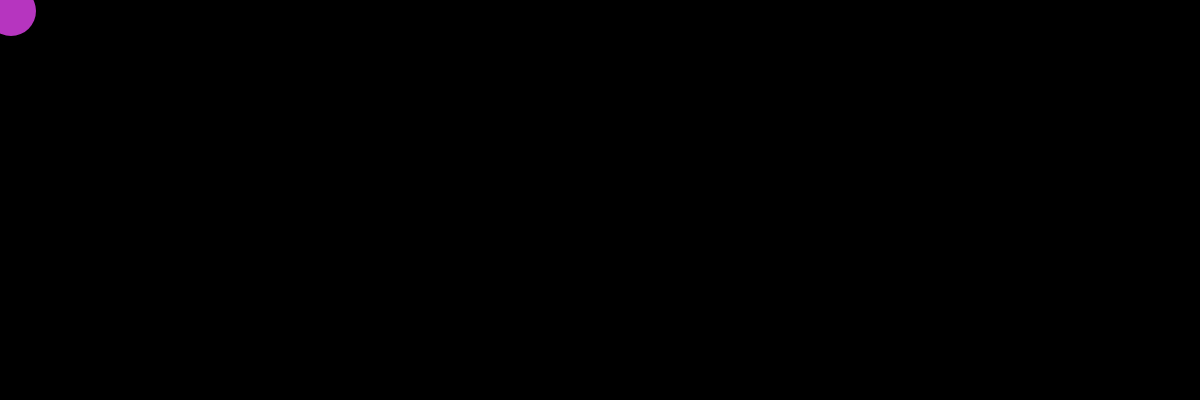
Frame 1 (no input)
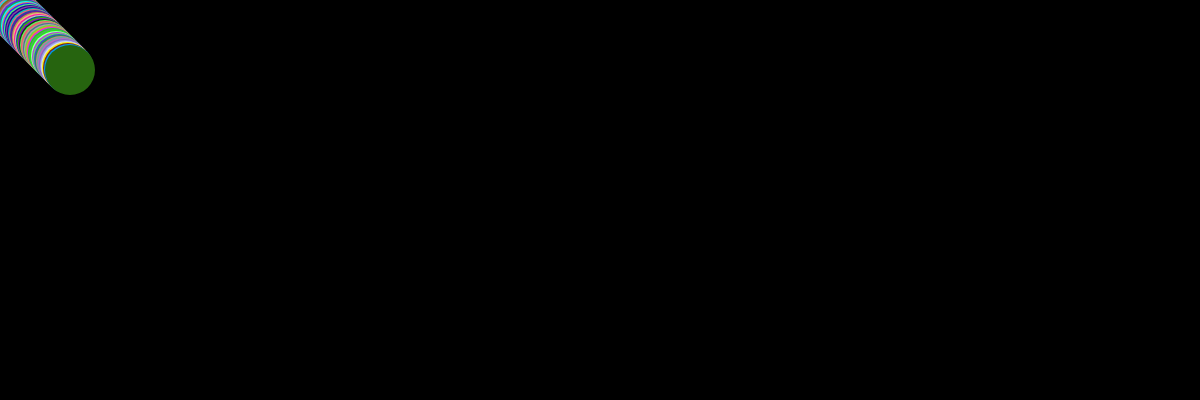
Frame 60 (no input)
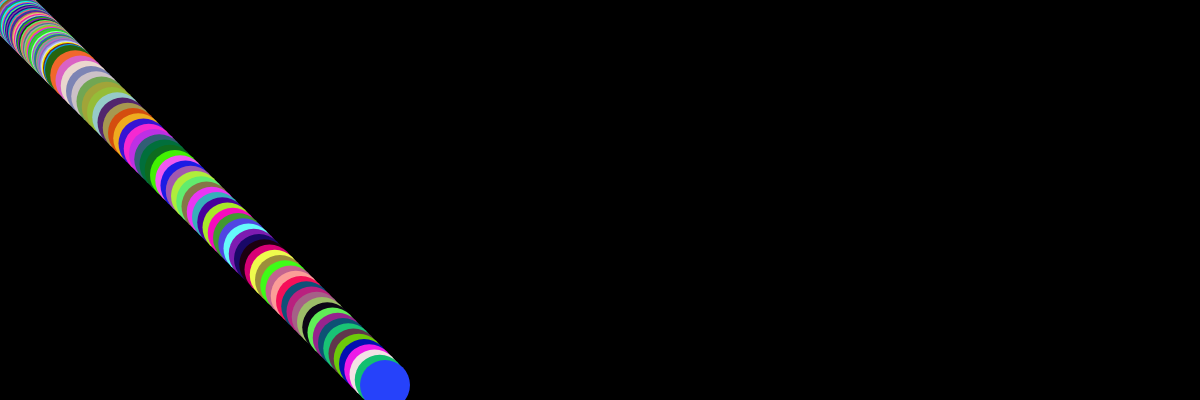
Frame 120 (the mouse pressed at the canvas centre since frame 60)

The p5.js sketch that drew these frames (run headless with seeded random() and noise() and a simulated clock; from frame 60 on, the mouse is pressed at the canvas centre):

// p5.js sketch
// ── sketch.js


let ball = {};
ball.width = 50;
ball.x = 10;
ball.y = 10;
ball.delta_x = 1;
ball.delta_y = 1;
ball.scale_x = 1;
ball.scale_y = 1;

function setup() {
    createCanvas(windowWidth, 400);
    background( 0);
    frameRate(100);
}

function draw() {
  noStroke();

    ball.x += ball.delta_x * ball.scale_x;
    ball.y += ball.delta_y * ball.scale_y;


    if (ball.x >= width || ball.x <= 0) {
        ball.delta_x = -1 * ball.delta_x;
    }
    if (ball.y >= height || ball.y <= 0) {
        ball.delta_y = -1 * ball.delta_y;
    }

    fill( random(255), random(255), random(255) );
    ellipse(ball.x, ball.y, ball.width, ball.width);
}

function mousePressed() {
    ball.scale_x = map(mouseX, 0, width, 0.5, 10);
    ball.scale_y = map(mouseY, 0, height, 0.5, 10);
}
